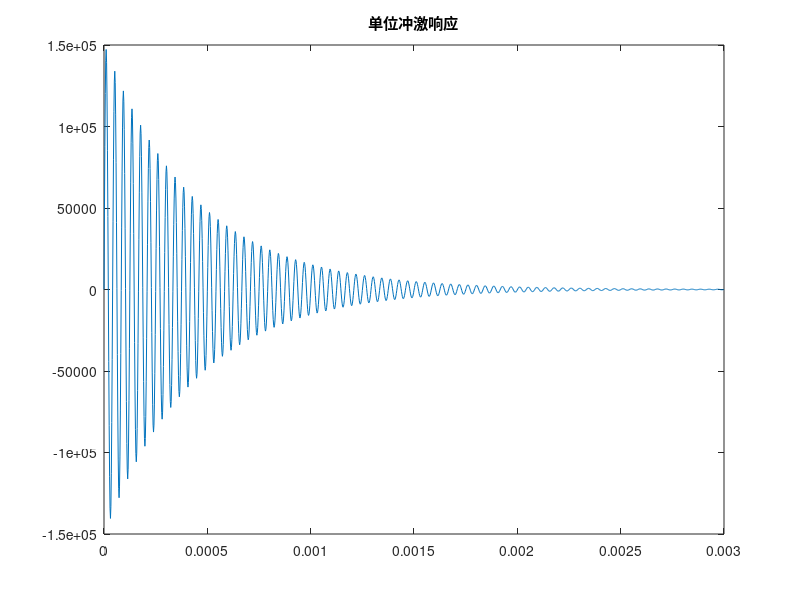
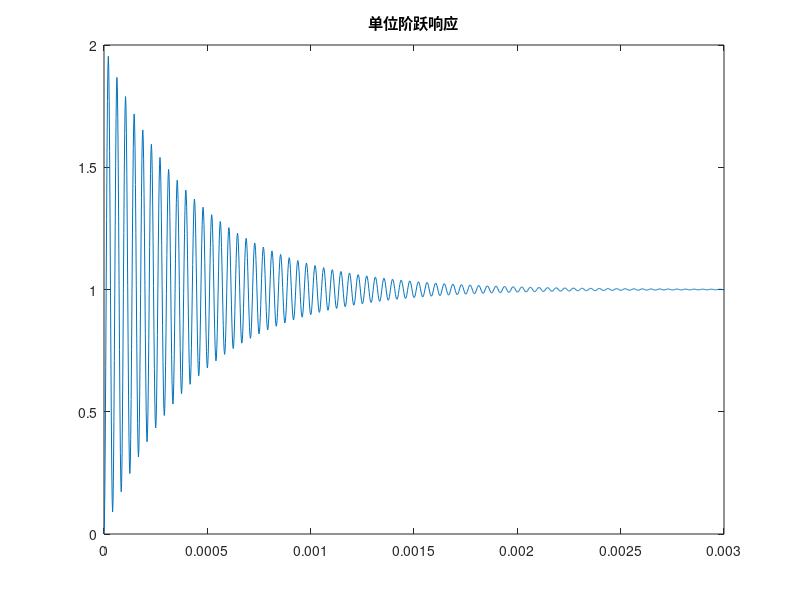

MATLAB code for these plots, in order:
%   求解系统函数的单位阶跃响应和单位冲激响应

clc;clear;close all;

% 系统函数
L=22e-3; % 电感
C=2000e-12; % 电容
R=100; % 电阻

a=[L*C,R*C,1];  % 系统函数的分母
b=1;        % 系统函数的分子
% t=0:1e-6:2.5e-3;

sys=tf(b,a);

[h0,t0]=impulse(sys);
[h1,t1]=step(sys);

%画图
figure;
plot(t0,h0);
title('单位冲激响应');
figure;
plot(t1, h1);
title('单位阶跃响应');
